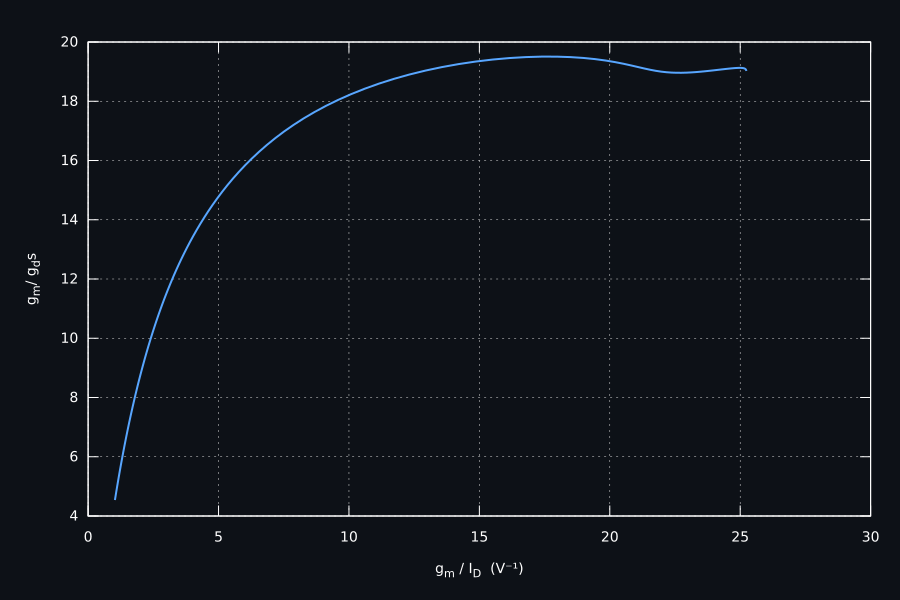

Write the gnuplot code that produced this figure.

set terminal svg size 900,600 enhanced font "DejaVu Sans,14"  background rgb "#0d1117"
set output "gm_gds_vs_gm_id.svg"

set border lc rgb "#ffffff"
set tics textcolor rgb "#ffffff"
set xlabel "g_m / I_D  (V⁻¹)" textcolor rgb "#ffffff"
set ylabel "g_m / g_ds" textcolor rgb "#ffffff"

set grid lc rgb "#dddddd" lw 0.5

set lmargin 9
set rmargin 3
set tmargin 2
set bmargin 4

plot "nmos_lmin_tt.dat" using 5:6 \
     with lines lw 2 lc rgb "#58a6ff" notitle
